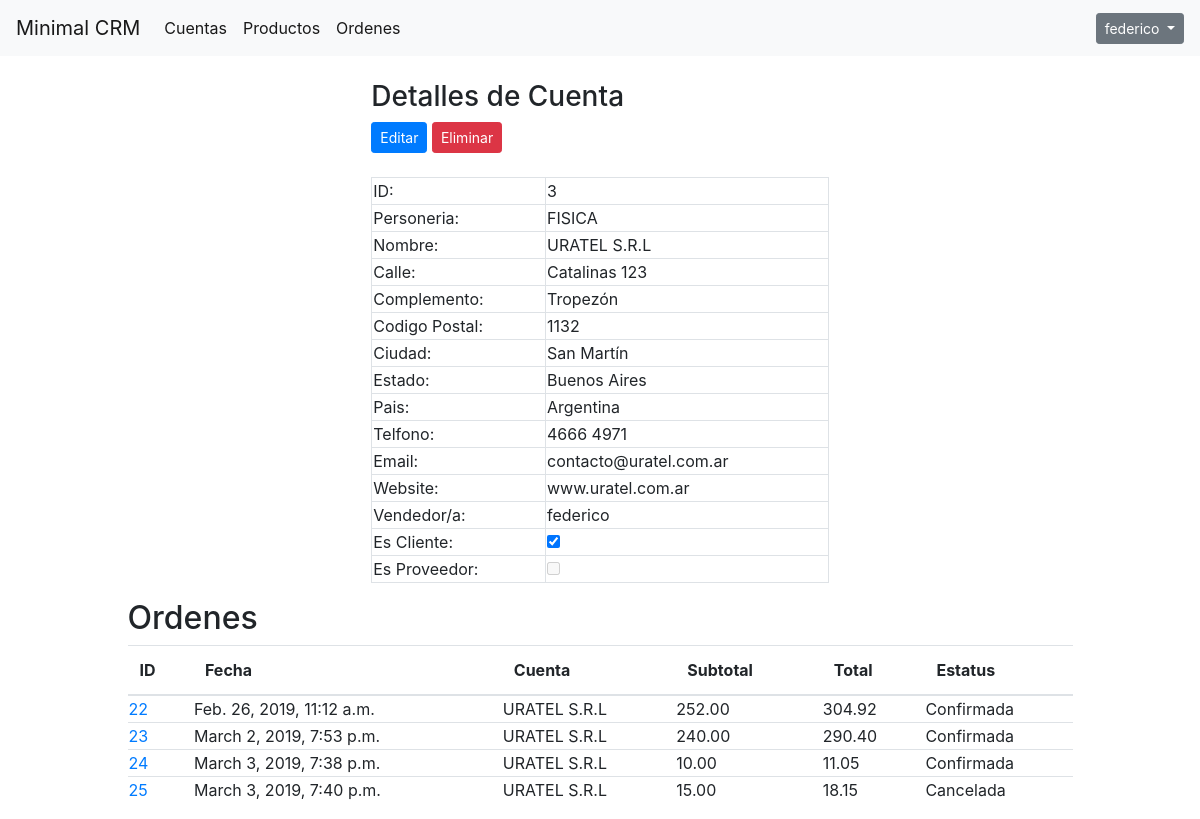
Page /cuenta/3 (signed in) on the committed database.
### crm/models.py (models this page shows, shortened)
class Cuenta(models.Model):
    personeria = models.CharField(choices=PER_JURID_CHOICES, default="PJ", max_length=256)
    es_cliente = models.BooleanField(default=True)
    es_proveedor = models.BooleanField(default=False)
    nombre = models.CharField(max_length=256)
    calle = models.CharField(max_length=256)
    complemento = models.CharField(max_length=256)
    codigo_postal = models.CharField(max_length=256)
    ciudad = models.CharField(max_length=256)
    estado = models.CharField(max_length=256)
    pais = models.CharField(max_length=256)
    telefono = models.CharField(max_length=256)
    email = models.CharField(max_length=256)
    website = models.CharField(max_length=256)
    vendedor = models.ForeignKey(User, on_delete=models.CASCADE, null=True)
    def __str__(self):
        return self.nombre

class Orden(models.Model):
    fecha_orden = models.DateTimeField(default=timezone.now)
    fecha_entrega = models.DateTimeField()
    orden_id = models.AutoField(primary_key=True)
    vendedor = models.ForeignKey(User, on_delete=models.CASCADE)
    cuenta = models.ForeignKey(Cuenta, on_delete=models.CASCADE)
    status = models.CharField(max_length=50, null=True, blank=True,
                              choices=ORD_STATUS, default='En Preparación')
    subtotal = models.DecimalField(decimal_places=2, max_digits=20, null=True)
    total = models.DecimalField(decimal_places=2, max_digits=20, null=True)
    def get_absolute_url(self):
        return reverse('orden-details', args=[str(self.orden_id)])

### crm/views.py (the view)
# urls.py: re_path(r'^cuenta/(?P<pk>\d+)$', DetallesCuenta.as_view(), name='cuenta-details'),
class DetallesCuenta(LoginRequiredMixin, DetailView):
    model = Cuenta
    context_object_name = 'item'
    template_name = 'cuenta-details.html'
    def get_context_data(self, **kwargs):
        cuenta = self.object
        context = super().get_context_data(**kwargs)
        context['titulo'] = 'Cuenta'
        context['lista_ordenes'] = Orden.objects.filter(cuenta = cuenta)
        return context

### templates/cuenta-details.html (shortened to what this page needs)
{% extends "header.html" %}
{% block content %}
<div class="col-md-12">
    <br />
    <div class="col-md-5 col-md-offset-4 centered">
    <h3>Detalles de {{titulo}}</h3>
    <a class="btn btn-sm btn-primary" href="{% url 'cuenta-update' pk=item.id %}" role="button">Editar</a>
    <a class="btn btn-sm btn-danger" href="{% url 'cuenta-delete' pk=item.id %}" role="button">Eliminar</a>
    <br />
    <br />
        <table class="table table-bordered">
            <tr>
                <td>ID:</td>
                <td>{{ item.id }}</td>
            </tr>
            <tr>
                <td>Personeria:</td>
                <td>{{ item.personeria}}</td>
            </tr>
            <tr>
                <td>Nombre:</td>
                <td>{{ item.nombre }}</td>
            </tr>
            <tr>
                <td>Calle:</td>
                <td>{{ item.calle }}</td>
            </tr>
            <tr>
                <td>Complemento:</td>
                <td>{{ item.complemento }}</td>
            </tr>
            <tr>
                <td>Codigo Postal:</td>
                <td>{{ item.codigo_postal}}</td>
            </tr>
            <tr>
                <td>Ciudad:</td>
                <td>{{ item.ciudad}}</td>
            </tr>
            <tr>
                <td>Estado:</td>
                <td>{{ item.estado }}</td>
            </tr>
            <tr>
                <td>Pais:</td>
                <td>{{ item.pais}}</td>
            </tr>
            <tr>
                <td>Telfono:</td>
                <td>{{ item.telefono }}</td>
            </tr>
            <tr>
                <td>Email:</td>
                <td>{{ item.email }}</td>
            </tr>
            <tr>
                <td>Website:</td>
                <td>{{ item.website }}</td>
            </tr>
            <tr>
                <td>Vendedor/a:</td>
                <td>{{ item.vendedor }}</td>
            </tr>
            <tr>
                <td>Es Cliente:</td>
                <td><input type="checkbox" {% if item.es_cliente %} checked {% endif %}</td>
            </tr>
            <tr>
                <td>Es Proveedor:</td>
                <td><input type="checkbox" {% if item.es_proveedor %} checked {% endif %} disabled/></td>
            </tr>
        </table>
    </div>
    <div class="col-md-10 col-md-offset-4 centered">
    <h2>Ordenes</h2>
        {% if lista_ordenes %}
        <table class="table">
            <thead>
                <th>ID</th>
                <th>Fecha</th>
                <th>Cuenta</th>
                <th>Subtotal</th>
                <th>Total</th>
                <th>Estatus</th>
            </thead>
        {% for orden in lista_ordenes %}
            <tr>
                <td><a href="{{ orden.get_absolute_url }}">{{ orden.orden_id}}</a></td>
                <td>{{ orden.fecha_orden }}</td>
                <td>{{ orden.cuenta }}</td>
                <td>{{ orden.subtotal }}</td>
                <td>{{ orden.total }}</td>
                <td>{{ orden.status }}</td>
            </tr>
        {% endfor %}
        </table>
        {% endif %}
    </div>
</div>
{% endblock %}

### templates/header.html (shortened to what this page needs)
{% load static %}
<!DOCTYPE html>
<html lang="es">
<head>
    <link rel="stylesheet" href="https://stackpath.bootstrapcdn.com/bootstrap/4.2.1/css/bootstrap.min.css">
    <link rel="stylesheet" href="https://cdnjs.cloudflare.com/ajax/libs/font-awesome/4.6.3/css/font-awesome.min.css">
</head>
<body>
    <nav class="navbar navbar-expand-lg navbar-light bg-light">
        <a class="navbar-brand" href="{% url 'index' %}">Minimal CRM</a>
      <div class="collapse navbar-collapse" id="navbarSupportedContent">
        <ul class="navbar-nav mr-auto">
          <li class="nav-item active">
              <a class="nav-link" href="{% url 'lista_cuentas' %}">Cuentas<span class="sr-only">(current)</span></a>
          </li>
          <li class="nav-item active">
              <a class="nav-link" href="{% url 'lista_productos' %}">Productos<span class="sr-only">(current)</span></a>
          </li>
          <li class="nav-item active">
              <a class="nav-link" href="{% url 'lista_ordenes' %}">Ordenes<span class="sr-only">(current)</span></a>
          </li>
        </ul>
        {% if user.is_authenticated %}
        <div class="dropdown">
            <button class="btn btn-sm btn-secondary dropdown-toggle" type="button" id="dropdownMenuButton" data-toggle="dropdown" aria-haspopup="true" aria-expanded="false">
            {{ user.username }}
           </button>
        </div>
        {% else %}
            <a href="{% url 'login' %}">Ingresar</a>
        {% endif %}
      </div>
    </nav>
{% block content %}
{% endblock %}
</body>
</html>

### templates/header.html (style rules this page uses)
.centered { margin: 0 auto; }
tr td { padding: 1px !important; margin: 1px !important; }

### rows in the picture
Cuenta: id "3", personeria "FISICA", nombre "URATEL S.R.L", calle "Catalinas 123", complemento "Tropezón", codigo_postal "1132", ciudad "San Martín", estado "Buenos Aires", pais "Argentina", telefono "4666 4971", email "contacto@uratel.com.ar", website "www.uratel.com.ar", vendedor "federico", es_cliente "☑"
Orden: orden_id "22", fecha_orden "Feb. 26, 2019, 11:12 a.m.", cuenta "URATEL S.R.L", subtotal "252.00", total "304.92", status "Confirmada"
Orden: orden_id "23", fecha_orden "March 2, 2019, 7:53 p.m.", cuenta "URATEL S.R.L", subtotal "240.00", total "290.40", status "Confirmada"
Orden: orden_id "24", fecha_orden "March 3, 2019, 7:38 p.m.", cuenta "URATEL S.R.L", subtotal "10.00", total "11.05", status "Confirmada"
Orden: orden_id "25", fecha_orden "March 3, 2019, 7:40 p.m.", cuenta "URATEL S.R.L", subtotal "15.00", total "18.15", status "Cancelada"

### other values in the picture
{{ user.username }} "federico"
{{ titulo }} "Cuenta"
